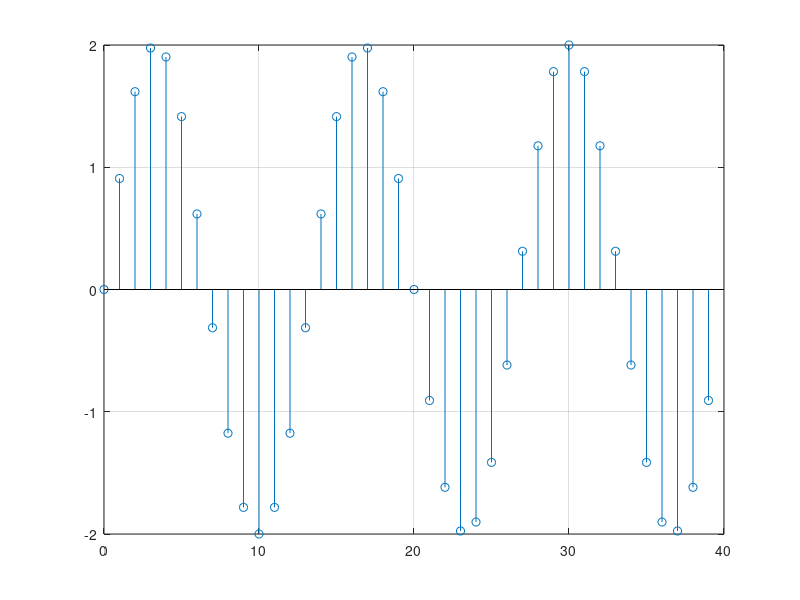

The MATLAB script that drew this image:
F0 = 300; Fs = 4000;
Tmax = 10^(-2); % durata semnalului 10 ms
N = Tmax*Fs; % numar de esantioane N=10ms*4kHz
w0 = 2*pi*F0/Fs; % pulsatia normata
n = 0:N-1;
x = 2*sin(w0*n);
figure(1), stem(n,x), grid
